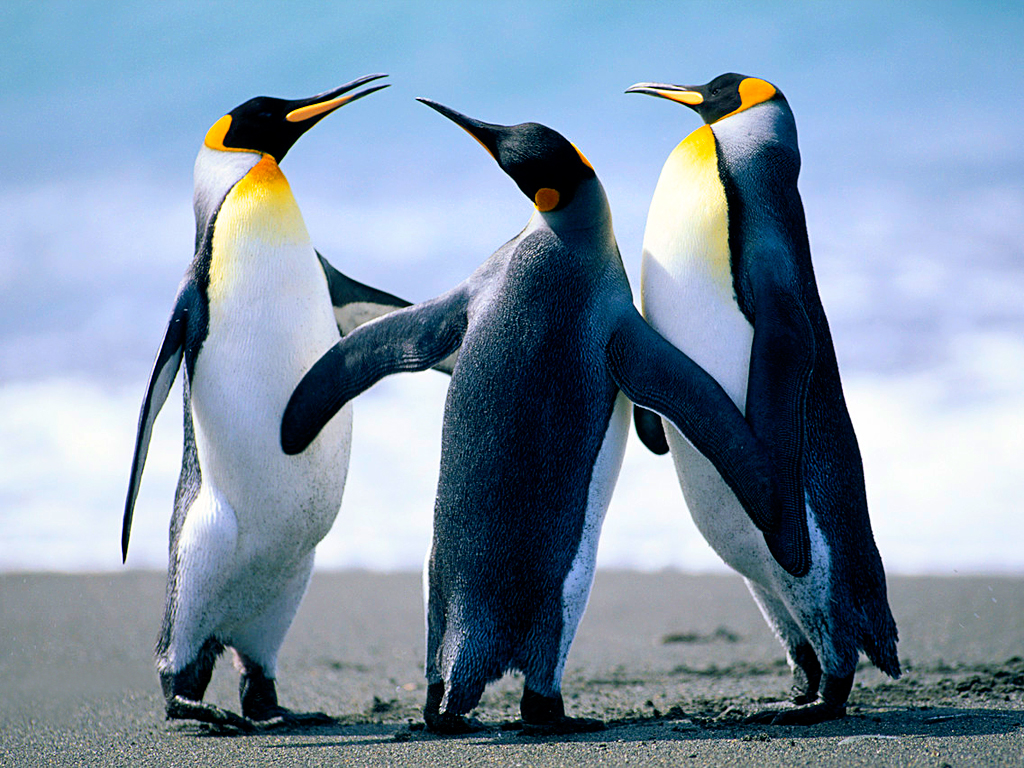
//> input picture pG.jpg, 1024 x 768 px
$ ./190607   (built with g++ and OpenCV 4)
//> lines starting //> are read from the running program, lines starting //| are printed output that depends on the picture
#include <stdio.h>
#include <stdlib.h>
#include <math.h>
#include <malloc.h>

#include <opencv2/opencv.hpp>
#include <opencv2/core/core.hpp>
#include <opencv2/highgui/highgui.hpp>

using namespace cv;

#define PI 3.14159265359

typedef struct {
	int r, g, b;
}int_rgb;


int** IntAlloc2(int height, int width)
{
	int** tmp;
	tmp = (int**)calloc(height, sizeof(int*));
	for (int i = 0; i < height; i++)
		tmp[i] = (int*)calloc(width, sizeof(int));
	return(tmp);
}

// [41 lines left out: functions IntFree2, FloatAlloc2, FloatFree2, IntColorAlloc2, IntColorFree2, not called in this run]

int** ReadImage(char* name, int* height, int* width)
{
	Mat img = imread(name, IMREAD_GRAYSCALE);
	int** image = (int**)IntAlloc2(img.rows, img.cols);

	*width = img.cols;
	*height = img.rows;

	for (int i = 0; i < img.rows; i++)
		for (int j = 0; j < img.cols; j++)
			image[i][j] = img.at<unsigned char>(i, j);

	return(image);
}

// [9 lines left out: function WriteImage, not called in this run]


void ImageShow(char* winname, int** image, int height, int width)
{
	Mat img(height, width, CV_8UC1);
	for (int i = 0; i < height; i++)
		for (int j = 0; j < width; j++)
			img.at<unsigned char>(i, j) = (unsigned char)image[i][j];
	imshow(winname, img);
	waitKey(0);
}


// [43 lines left out: functions ReadColorImage, WriteColorImage, ColorImageShow, not called in this run]

template <typename _TP>
// [20 lines left out: function ConnectedComponentLabeling, not called in this run]

void main_0305()
{
	int height, width;
	int** image = ReadImage((char*)"pG.jpg", &height, &width);
//> in ReadImage, `Mat img = imread(name, IMREAD_GRAYSCALE);`:
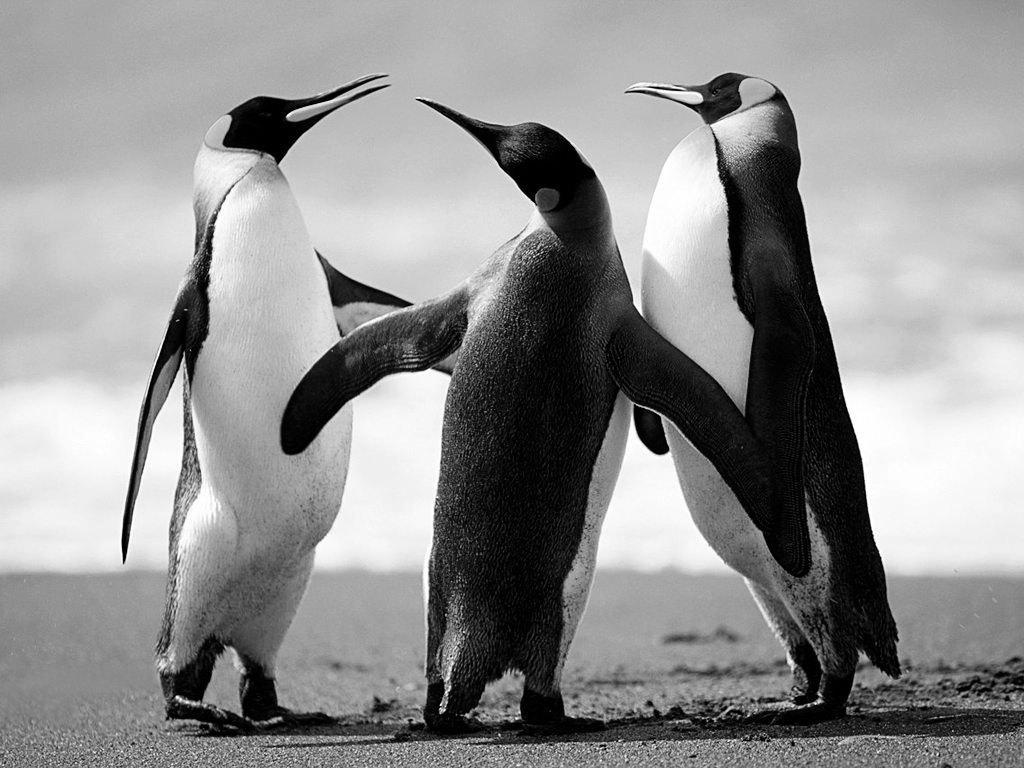
//> img: 768 rows x 1024 cols, CV_8UC1; min 0, max 255, mean 144.3
//> height = 768; width = 1024

	//printf("height = %d, width = %d", height, width);
	for (int y = 0; y < 300; y++)
		for (int x = 0; x < 300; x++)
		{
			image[y][x] = 255;
		}

	ImageShow((char*)"test", image, height, width);
//> in ImageShow, `Mat img(height, width, CV_8UC1);`: img: 768 rows x 1024 cols, CV_8UC1; every value is 0
//> after the loop in ImageShow, `for (int i = 0; i < height; i++)`:
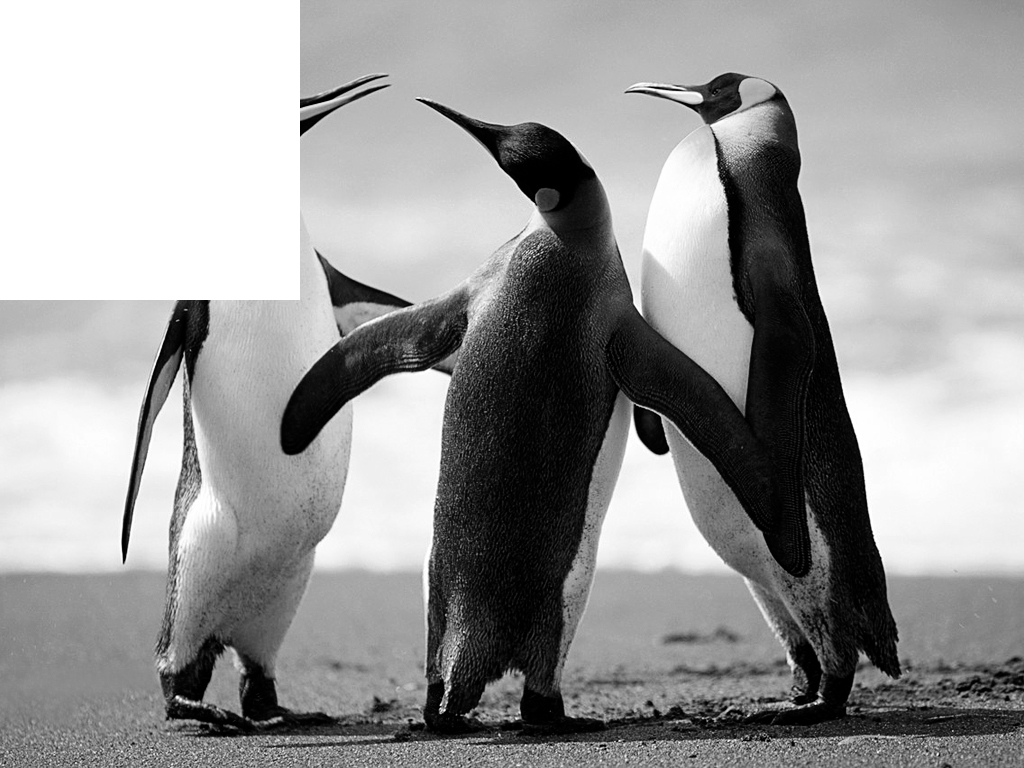
//> img: 768 rows x 1024 cols, CV_8UC1; min 0, max 255, mean 153

}
// [114 lines left out: functions main_0312, DrawLine, DrawCircle, DrawCircleFull, main_0312_2, main_0313, not called in this run]


#define imax(x, y) ((x)>(y) ? x : y)
#define imin(x, y) ((x)<(y) ? x : y)
// [17 lines of commented-out code are left out]


// [26 lines left out: function BilinearInterpolation, not called in this run]


/* 03/19
쌍선형 보간 Bilinear Interpolation
x = 1/(ad-bc) *{d(x'-t1) - b*(y'-t2)}
y = 1/(ad-bc) *{-c(y'-t1) + a*(y'-t2)}
*/
// [58 lines left out: functions main_0319, main_0320, not called in this run]
/*
x' = (a b)  x  + t1
y'	 (c d)  y	   t2
에서
(x'-w/2-t1) = (a b)  (x-w/2) ==>  (a b)-1(x'-w/2-t1) + (w/2) = (x) ==> 1(d -b)(x' - w/2 - t1) + w/2
(y'-h/2-t1) = (c d)  (y-h/2)      (c d)  (y'-h/2-t2)   (h/2)   (y)     D(-c a)(y' - h/2 - t1) + h/2
*/
// [30 lines left out: function main_0320_2, not called in this run]

struct POS3D {
	float x, y, z;
};

// [31 lines left out: functions SetPOS3D, PlusPOS3D, PlusPOS3DTriple, PlusPOS3DQuadra, MinusPOS3D, not called in this run]

struct POS2D {
	float x, y;
};

// [28 lines left out: functions SetPOS2D, PlusPOS2D, MinusPOS2D, Ax_3, not called in this run]

#define SQ(x) ((x)*(x))
#define NP 1000 // Num of Points

// [635 lines left out: functions ImageShowFloat, SetMatrixA, DrawDot, DrawLinePQ, DrawRectangle, main_0402 and 24 more, not called in this run]
//앞으로 할 것들
//image를 N*N block으로 나눈 다음
//block의 평균 계산하고 저장
//block_mean[][] : 평균 제거
//ReadBlock -> dx, dy = 2N으로. Dblock[][]
//Dblock2[][] : NxN (downsampling)
//Dblock2_mean[][] : 평균 제거
//block_mean과 Dblock2_mean의 차의 절댓값의 합(=err)계산
//이 작업을 모든 2N*2N에 대해서 하고, 그 중에서 error가 제일 작은 블럭의 위치(x_opt, y_opt)를 저장

struct Block {
	int x, y, avg, gt, error;
	float alpha;
};
Block SetBlock(int x, int y, int avg, int gt, int error, float alpha)
{
	Block tmp;
	tmp.x = x; tmp.y = y; tmp.avg = avg; tmp.gt = gt; tmp.error = error; tmp.alpha = alpha;
	return (tmp);
}

Block** BlockAlloc2(int height, int width)
{
	Block** tmp;
	tmp = (Block**)calloc(height, sizeof(Block*));
	for (int i = 0; i < height; i++)
		tmp[i] = (Block*)calloc(width, sizeof(Block));
	return(tmp);
}

int height, width, N = 8;
Block Block1;

int** image = ReadImage((char*)"LENA256.bmp", &height, &width);
int** input_image = ReadImage((char*)"LENA256.bmp", &height, &width);
int** decoded_image = IntAlloc2(height, width);
int** decoded_image2 = IntAlloc2(height, width);
int** decoded_image3 = IntAlloc2(height, width);
int** decoded_image4 = IntAlloc2(height, width);
int** decoded_image5 = IntAlloc2(height, width);
int** decoded_image6 = IntAlloc2(height, width);
int** decoded_image7 = IntAlloc2(height, width);
int** decoded_image_gt = IntAlloc2(height, width);
int** decoded_image_scaling = IntAlloc2(height, width);
int** decoded_image_total = IntAlloc2(height, width);

int** block = IntAlloc2(N, N);
int** Dblock = IntAlloc2(2 * N, 2 * N);
int** block_mean = IntAlloc2(N, N);
int** Dblock2 = IntAlloc2(N, N);
int** Dblock2_mean = IntAlloc2(N, N);
int** Dblock2_mean_gt = IntAlloc2(N, N);
int** Dblock2_mean_scaled = IntAlloc2(N, N);
int** Dblock2_mean_total = IntAlloc2(N, N);

Block Block_normal = SetBlock(0, 0, 0, 0, 0, 0.0);
Block Block_gt = SetBlock(0, 0, 0, 0, 0, 0.0);
Block Block_Scaled = SetBlock(0, 0, 0, 0, 0, 0.0);
Block Block_Total = SetBlock(0, 0, 0, 0, 0, 0.0);

Block**Blocks = BlockAlloc2(height / N, width / N);
Block**Blocks2 = BlockAlloc2(height / N, width / N);
Block**Blocks3 = BlockAlloc2(height / N, width / N);
Block**Blocks4 = BlockAlloc2(height / N, width / N);
Block**Blocks5 = BlockAlloc2(height / N, width / N);
Block**Blocks_Scaled = BlockAlloc2(height / N, width / N);
Block**Blocks_GT = BlockAlloc2(height / N, width / N);
Block**Blocks_Total = BlockAlloc2(height / N, width / N);
int**** IntAlloc4(int y, int x, int height, int width)
{
	int**** tmp;
	tmp = (int****)calloc(y, sizeof(int***));
	for (int i = 0; i < y; i++)
	{
		tmp[i] = (int***)calloc(x, sizeof(int**));
		for (int j = 0; j < x; j++)
		{
			tmp[i][j] = (int**)calloc(height, sizeof(int*));
			for (int k = 0; k < height; k++)
				tmp[i][j][k] = (int*)calloc(width, sizeof(int));
		}

	}
	return(tmp);
}
int**** Dblocks = IntAlloc4(height - (2 * N), width - (2 * N), N, N);
int**** Dblocks2 = IntAlloc4(height - (2 * N), width - (2 * N), N, N);
int**** Dblocks2_mean = IntAlloc4(height - (2 * N), width - (2 * N), N, N);
int**** Dblocks2_mean_gt = IntAlloc4(height -(2 * N), width - (2 * N), N, N);
int**** Dblocks2_mean_scaled = IntAlloc4(height - (2 * N), width - (2 * N),N, N);
int**** Dblocks2_mean_total = IntAlloc4(height - (2 * N), width - (2 * N), N, N);
// [471 lines left out: functions FindDblocks2_mean, BlockCompareWithDblocks, BlockCompareWithGeometricTransformedDblocks, FindBestGTofDblock, Scaling, BlockCompareWithScaledDblocks and 18 more, not called in this run]
//Error값이 너무 큰 경우, block을 4분의1로 쪼개서 같은 작업을 한다.
//구해야 되는 avg : only block
//190529
//배열과 포인터 차이점
//int A[2][3];
//int **B = IntAlloc2(2,3);
//쓰는건 똑같다.
//for(i = 0; i < 2; i++)
//	for (j = 0; j < 3; j++) {
//		A[i][j] = i + j;
//		B[i][j] = i + j;
//	}
//하지만 메모리 할당 과정에서 A는 순서대로 6개를 잡고,
//B는 B[0], B[1] 포인터 먼저 잡고 각각에대해서 또 잡는다.
//따라서, 포인터는 배열보다 느리다. 그래서 보통 image processing할 때는 1차원 배열을 쓴다.
//발표할때 2가지 버전으로 발표.

/////발표//////
//1. LENA256.bmp, N=8로 float a = PSNR계산(image, decoded_image, height, width) -> e-campus 숫자가 높을수록 좋다
//2. N=8, N=4(전체의 20% -> err가 큰  순서대로 20% 선택해서 4등분, avg, x, y, alpha, gt 구한다)
//   float b = PSNR
//학기말 프로젝트 -> 속도, PSNR(2에 대해)

// added to run one function of the file
int main() { main_0305(); }
